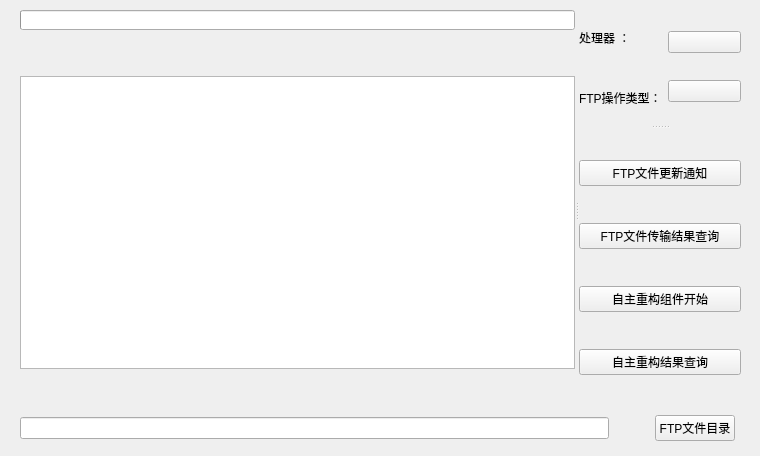
<?xml version="1.0" encoding="UTF-8"?>
<ui version="4.0">
 <class>FTPForm</class>
 <widget class="QWidget" name="FTPForm">
  <property name="geometry">
   <rect>
    <x>0</x>
    <y>0</y>
    <width>760</width>
    <height>456</height>
   </rect>
  </property>
  <property name="minimumSize">
   <size>
    <width>760</width>
    <height>456</height>
   </size>
  </property>
  <property name="windowTitle">
   <string>Form</string>
  </property>
  <widget class="QWidget" name="widget" native="true">
   <property name="geometry">
    <rect>
     <x>20</x>
     <y>10</y>
     <width>721</width>
     <height>431</height>
    </rect>
   </property>
   <property name="sizePolicy">
    <sizepolicy hsizetype="Ignored" vsizetype="Ignored">
     <horstretch>0</horstretch>
     <verstretch>0</verstretch>
    </sizepolicy>
   </property>
   <layout class="QGridLayout" name="gridLayout_2">
    <item row="0" column="0">
     <layout class="QGridLayout" name="gridLayout">
      <item row="1" column="0">
       <layout class="QHBoxLayout" name="horizontalLayout">
        <item>
         <widget class="LineEdit" name="LineEdit_FliePath"/>
        </item>
        <item>
         <spacer name="horizontalSpacer">
          <property name="orientation">
           <enum>Qt::Horizontal</enum>
          </property>
          <property name="sizeType">
           <enum>QSizePolicy::Fixed</enum>
          </property>
          <property name="sizeHint" stdset="0">
           <size>
            <width>40</width>
            <height>20</height>
           </size>
          </property>
         </spacer>
        </item>
        <item>
         <widget class="PushButton" name="PushButton_ChooseFTPFile">
          <property name="text">
           <string>FTP文件目录</string>
          </property>
         </widget>
        </item>
       </layout>
      </item>
      <item row="0" column="0" colspan="2">
       <widget class="QSplitter" name="splitter_2">
        <property name="orientation">
         <enum>Qt::Horizontal</enum>
        </property>
        <widget class="QWidget" name="layoutWidget">
         <layout class="QVBoxLayout" name="verticalLayout_4">
          <item>
           <widget class="ProgressBar" name="ProgressBar">
            <property name="minimumSize">
             <size>
              <width>441</width>
              <height>20</height>
             </size>
            </property>
            <property name="maximumSize">
             <size>
              <width>16777215</width>
              <height>20</height>
             </size>
            </property>
           </widget>
          </item>
          <item>
           <spacer name="verticalSpacer">
            <property name="orientation">
             <enum>Qt::Vertical</enum>
            </property>
            <property name="sizeType">
             <enum>QSizePolicy::Fixed</enum>
            </property>
            <property name="sizeHint" stdset="0">
             <size>
              <width>20</width>
              <height>40</height>
             </size>
            </property>
           </spacer>
          </item>
          <item>
           <widget class="TextEdit" name="TextEdit_DownPrint"/>
          </item>
          <item>
           <spacer name="verticalSpacer_2">
            <property name="orientation">
             <enum>Qt::Vertical</enum>
            </property>
            <property name="sizeType">
             <enum>QSizePolicy::Fixed</enum>
            </property>
            <property name="sizeHint" stdset="0">
             <size>
              <width>20</width>
              <height>40</height>
             </size>
            </property>
           </spacer>
          </item>
         </layout>
        </widget>
        <widget class="QSplitter" name="splitter">
         <property name="orientation">
          <enum>Qt::Vertical</enum>
         </property>
         <widget class="QWidget" name="layoutWidget">
          <layout class="QHBoxLayout" name="horizontalLayout_2">
           <item>
            <layout class="QVBoxLayout" name="verticalLayout_3">
             <item>
              <widget class="BodyLabel" name="BodyLabel">
               <property name="text">
                <string>处理器 ：</string>
               </property>
              </widget>
             </item>
             <item>
              <widget class="BodyLabel" name="BodyLabel_2">
               <property name="text">
                <string>FTP操作类型：</string>
               </property>
              </widget>
             </item>
            </layout>
           </item>
           <item>
            <layout class="QVBoxLayout" name="verticalLayout_2">
             <item>
              <widget class="ComboBox" name="ComboBox_FpgaCpu"/>
             </item>
             <item>
              <widget class="ComboBox" name="ComboBox_OpCMD"/>
             </item>
            </layout>
           </item>
          </layout>
         </widget>
         <widget class="QWidget" name="layoutWidget">
          <layout class="QVBoxLayout" name="verticalLayout">
           <item>
            <widget class="PrimaryPushButton" name="PrimaryPushButton_FTPUpdate">
             <property name="text">
              <string>FTP文件更新通知</string>
             </property>
            </widget>
           </item>
           <item>
            <widget class="PrimaryPushButton" name="PrimaryPushButton_FTPResult">
             <property name="text">
              <string>FTP文件传输结果查询</string>
             </property>
            </widget>
           </item>
           <item>
            <widget class="PrimaryPushButton" name="PrimaryPushButton_SelfBegin">
             <property name="text">
              <string>自主重构组件开始</string>
             </property>
            </widget>
           </item>
           <item>
            <widget class="PrimaryPushButton" name="PrimaryPushButton_SelfResult">
             <property name="text">
              <string>自主重构结果查询</string>
             </property>
            </widget>
           </item>
          </layout>
         </widget>
        </widget>
       </widget>
      </item>
     </layout>
    </item>
   </layout>
  </widget>
 </widget>
 <customwidgets>
  <customwidget>
   <class>ComboBox</class>
   <extends>QPushButton</extends>
   <header>qfluentwidgets</header>
  </customwidget>
  <customwidget>
   <class>PushButton</class>
   <extends>QPushButton</extends>
   <header>qfluentwidgets</header>
  </customwidget>
  <customwidget>
   <class>PrimaryPushButton</class>
   <extends>PushButton</extends>
   <header>qfluentwidgets</header>
  </customwidget>
  <customwidget>
   <class>BodyLabel</class>
   <extends>QLabel</extends>
   <header>qfluentwidgets</header>
  </customwidget>
  <customwidget>
   <class>ProgressBar</class>
   <extends>QProgressBar</extends>
   <header>qfluentwidgets</header>
  </customwidget>
  <customwidget>
   <class>LineEdit</class>
   <extends>QLineEdit</extends>
   <header>qfluentwidgets</header>
  </customwidget>
  <customwidget>
   <class>TextEdit</class>
   <extends>QTextEdit</extends>
   <header>qfluentwidgets</header>
  </customwidget>
 </customwidgets>
 <resources/>
 <connections/>
</ui>
